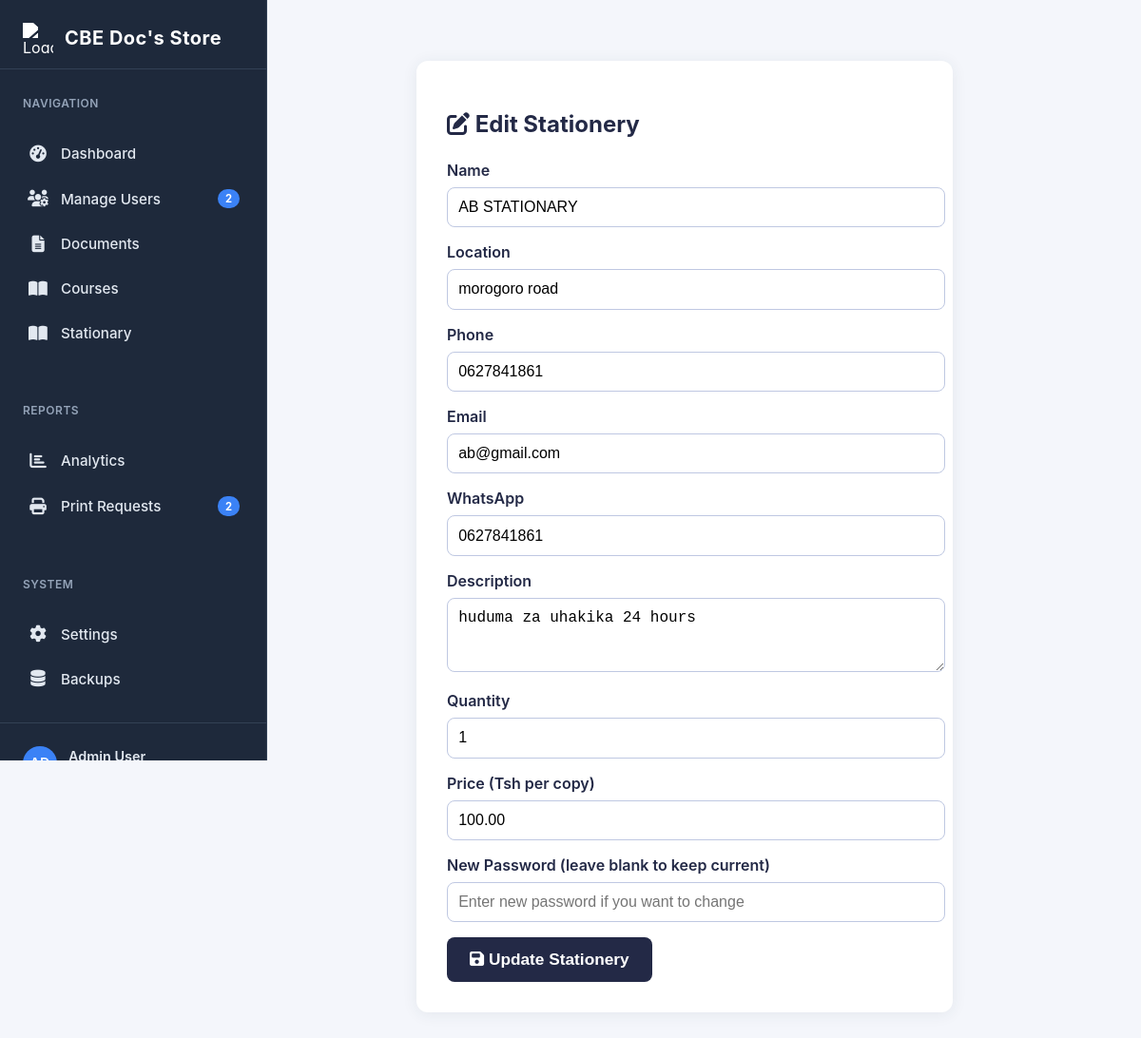
/admin/edit_stationery.php?id=5, run on an earlier commit of the app's database.
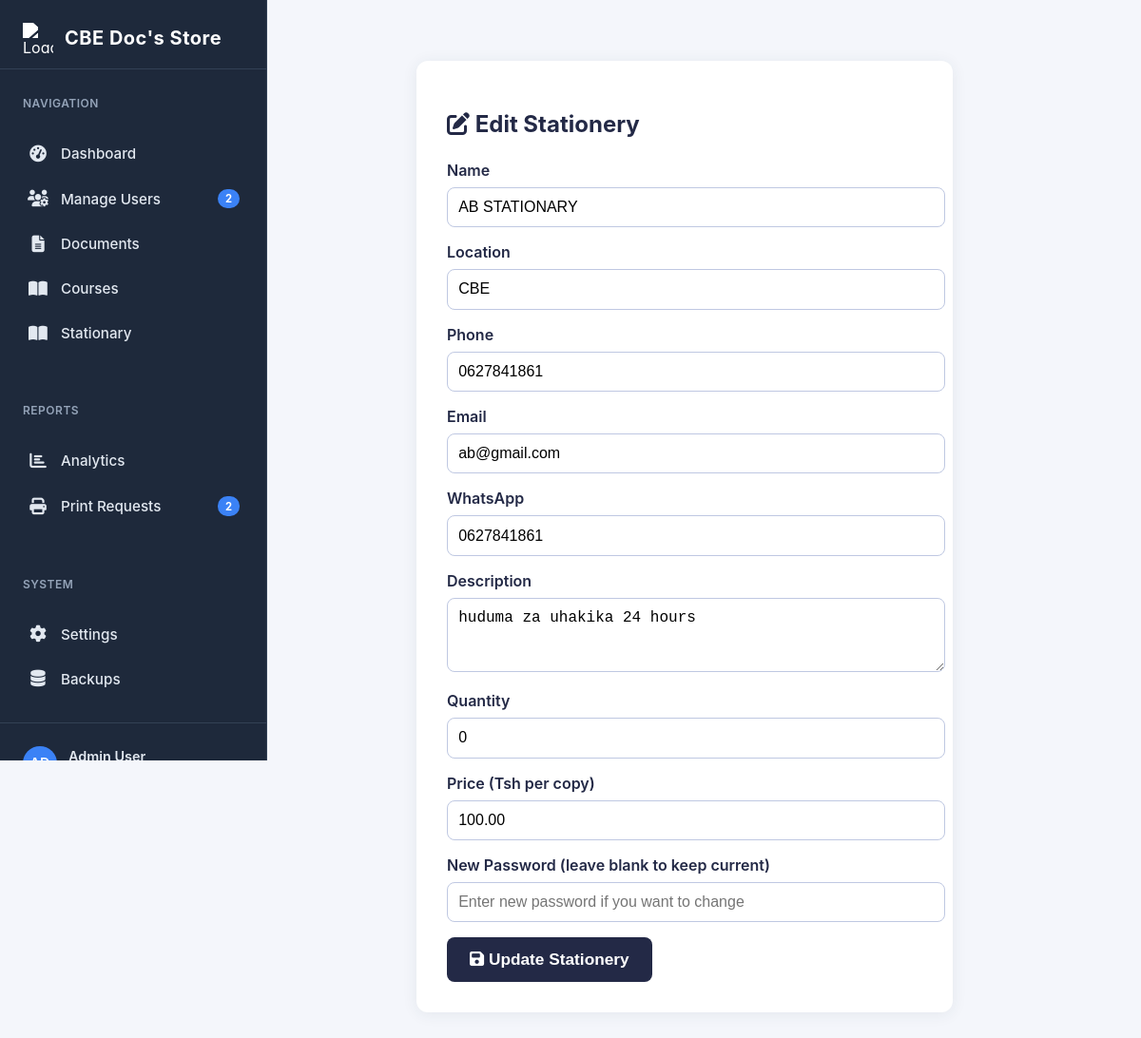
And on a later commit of the database.
### tables this page shows
CREATE TABLE `stationery` (
  `stationery_id` int(11) NOT NULL,
  `name` varchar(100) NOT NULL,
  `location` varchar(100) DEFAULT NULL,
  `address` text DEFAULT NULL,
  `phone` varchar(20) NOT NULL,
  `email` varchar(100) NOT NULL,
  `whatsapp` varchar(30) DEFAULT NULL,
  `opening_hours` text DEFAULT NULL,
  `description` text DEFAULT NULL,
  `logo` varchar(255) DEFAULT NULL,
  `quantity` int(11) NOT NULL DEFAULT 0,
  `price` decimal(10,2) NOT NULL DEFAULT 0.00,
  `password` varchar(255) NOT NULL,
  `created_at` timestamp NULL DEFAULT current_timestamp(),
  `updated_at` timestamp NULL DEFAULT current_timestamp() ON UPDATE current_timestamp()
);

### admin/edit_stationery.php (the view, shortened to what this page needs)
<?php
include '../connection.php';
$stationery_id = isset($_GET['id']) ? intval($_GET['id']) : 0;
$formData = [
    'name' => '', 'location' => '', 'phone' => '', 'email' => '', 'whatsapp' => '', 'description' => '', 'quantity' => '', 'price' => '', 'password' => ''
];
if ($stationery_id > 0) {
    $stmt = $conn->prepare("SELECT * FROM stationery WHERE stationery_id = ? LIMIT 1");
    $stmt->bind_param('i', $stationery_id);
    $stmt->execute();
    $result = $stmt->get_result();
    if ($result && $row = $result->fetch_assoc()) {
        $formData = $row;
        $formData['price'] = number_format($formData['price'], 2, '.', '');
    } else {
        $message = '<div class="notification error">Stationery not found.</div>';
    }
} else {
    $message = '<div class="notification error">Invalid stationery ID.</div>';
}
?>
<!DOCTYPE html>
<html lang="en">
<head>
    <link rel="stylesheet" href="https://cdnjs.cloudflare.com/ajax/libs/font-awesome/6.4.0/css/all.min.css">
</head>
<body>
    <?php include 'sidebar.php'; ?>
    <div class="main-content">
        <div class="form-container">
            <h2><i class="fas fa-edit"></i> Edit Stationery</h2>
            <form method="POST" autocomplete="off">
                <label for="name">Name</label>
                <input type="text" name="name" id="name" value="<?= htmlspecialchars($formData['name']) ?>" required>
                <label for="location">Location</label>
                <input type="text" name="location" id="location" value="<?= htmlspecialchars($formData['location']) ?>" required>
                <label for="phone">Phone</label>
                <input type="text" name="phone" id="phone" value="<?= htmlspecialchars($formData['phone']) ?>" required>
                <label for="email">Email</label>
                <input type="email" name="email" id="email" value="<?= htmlspecialchars($formData['email']) ?>" required>
                <label for="whatsapp">WhatsApp</label>
                <input type="text" name="whatsapp" id="whatsapp" value="<?= htmlspecialchars($formData['whatsapp']) ?>" required>
                <label for="description">Description</label>
                <textarea name="description" id="description" rows="3"><?= htmlspecialchars($formData['description']) ?></textarea>
                <label for="quantity">Quantity</label>
                <input type="number" name="quantity" id="quantity" min="0" value="<?= htmlspecialchars($formData['quantity']) ?>" required>
                <label for="price">Price (Tsh per copy)</label>
                <input type="number" name="price" id="price" min="0" step="0.01" value="<?= htmlspecialchars($formData['price']) ?>" required>
                <label for="password">New Password (leave blank to keep current)</label>
                <input type="password" name="password" id="password" placeholder="Enter new password if you want to change">
                <button type="submit"><i class="fas fa-save"></i> Update Stationery</button>
            </form>
        </div>
    </div>
</body>
</html>

What changed in the data, as far as the page shows it:
changed stationery "AB STATIONARY": location "morogoro road" → "CBE"; quantity "1" → "0"
